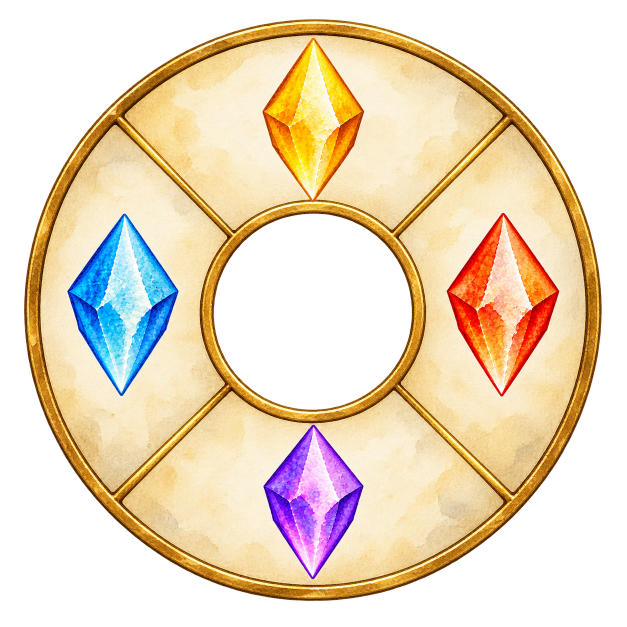
#> input picture assets/ui/tower-selector/tower-selector-idle.png, 1254 x 1254 px (shown at 1/2 size); its folder holds 4 pictures in this run
$ python package_selector.py
#> lines starting #> are read from the running program, lines starting #| are printed output that depends on the picture
from pathlib import Path
from PIL import Image
from zipfile import ZipFile, ZIP_DEFLATED

root = Path(__file__).resolve().parent
preview = Image.new('RGBA', (1024, 512), (31, 38, 40, 255))
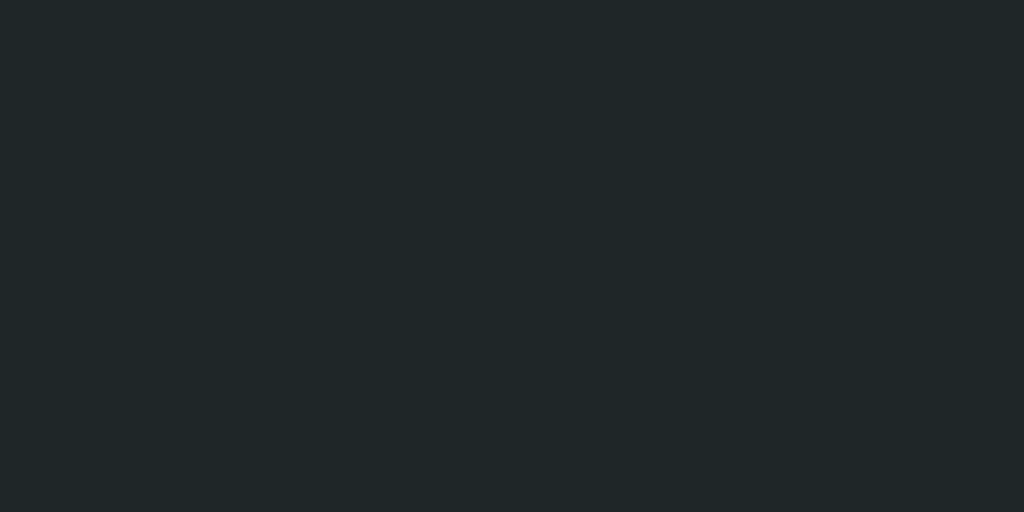
#> preview: PIL image 1024x512 RGBA; mean R, G, B, A 31, 38, 40, 255
names = ['tower-selector-idle', 'tower-selector-yellow-selected']
files = []
for i, name in enumerate(names):
    image = Image.open(root / f'{name}.png')
#> image is the input picture: PIL image 1254x1254 RGBA; mean R, G, B, A 132.7, 114.3, 88, 148.8
    assert image.mode == 'RGBA'
    alpha = image.getchannel('A')
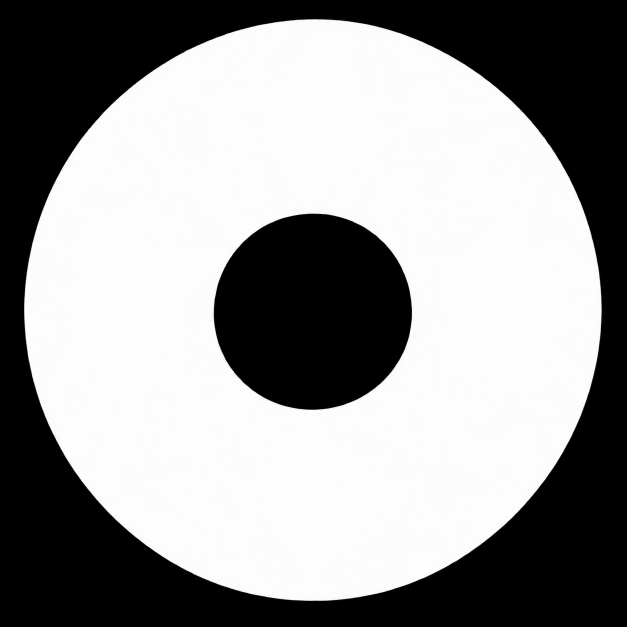
#> alpha: PIL image 1254x1254 L (shown at 1/2 size); min 0, max 255, mean 148.8
    assert alpha.getpixel((0, 0)) == 0
    assert alpha.getpixel((image.width // 2, image.height // 2)) == 0
    small = image.resize((512, 512), Image.Resampling.LANCZOS)
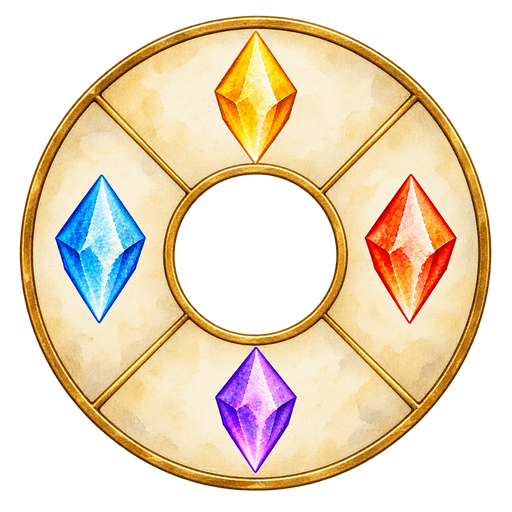
#> small: PIL image 512x512 RGBA; mean R, G, B, A 132.2, 113.8, 87.8, 148.8; transparent parts drawn white
    small_path = root / f'{name}-512.png'
    small.save(small_path, optimize=True)
    preview.alpha_composite(small, (i * 512, 0))
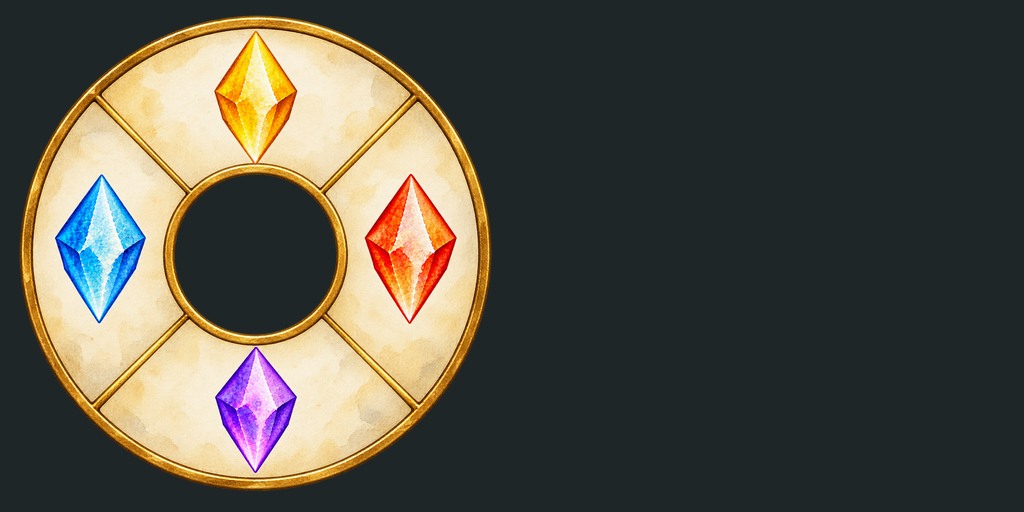
#> preview: PIL image 1024x512 RGBA; mean R, G, B, A 86.7, 83, 71.8, 255
    files.extend([root / f'{name}.png', small_path])
    print(name, image.size, 'RGBA, transparent centre and corners')
#| tower-selector-idle (1254, 1254) RGBA, transparent centre and corners
#> (the run stopped early here; a loop or call above may not have finished)
